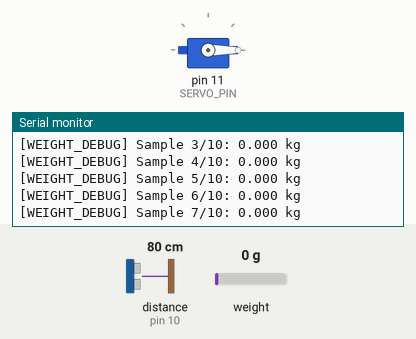
Recording of a sketch running on a simulated Arduino Uno, built with avr-gcc and run on an emulated ATmega328P. On the bench: servo, the last lines printed to the serial monitor. Wiring (inferred from the names in the program): ultrasonic range finder: trigger pin 9; echo pin 10. The test bench sets the inputs (shaded band); at power-on: distance to the obstacle (sensor on pin 10) 80 cm, weight on the scale 0 g. The echo pulse lasts 58.3 µs per cm.

Above: at 3.8 s.
3.9 s: distance to the obstacle (sensor on pin 10) set to 12 cm
At 4.59 s:
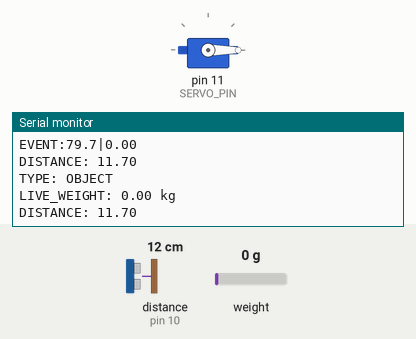
5.7 s: distance to the obstacle (sensor on pin 10) set to 9 cm
At 8.23 s:
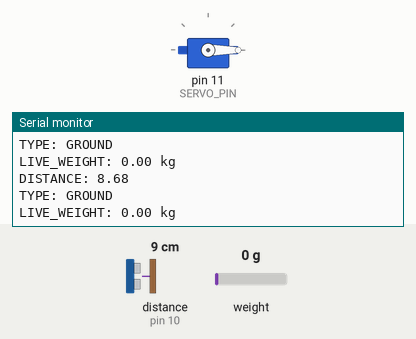
10.6 s: weight on the scale set to 89 g
At 10.66 s:
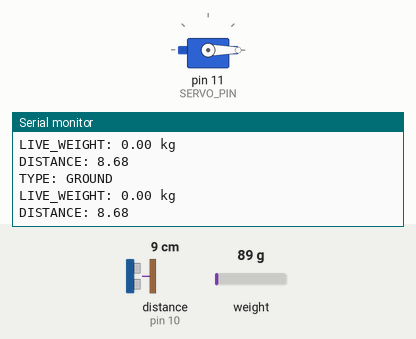
13.6 s: weight on the scale set to 106 g
At 13.7 s:
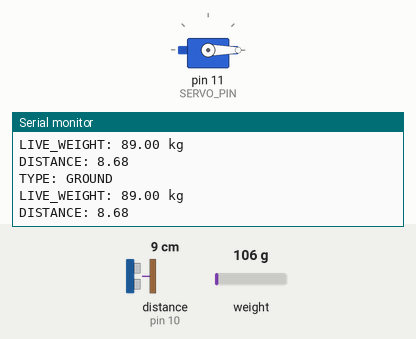
Timing chart, 0 to 16.1 s (numbered marks = the images above; inputs shaded):
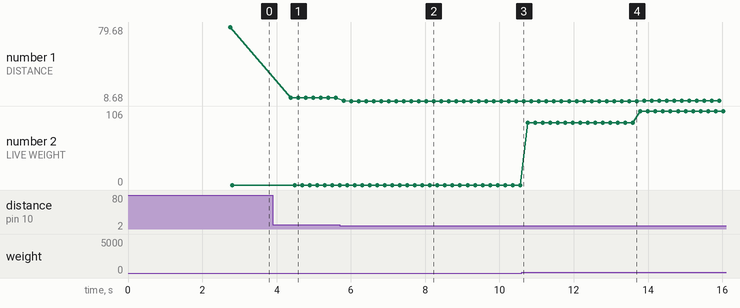

Measured:
- the behaviour switches between 11 and 10 cm on distance to the obstacle (sensor on pin 10) (found by bisection; images 1 and 2)
- after the input at 3.9 s, the serial monitor: prints a new line after 0.48 s (image 1)
- after the input at 5.7 s, the serial monitor: prints a new line after 0.10 s (image 2)
- plotted number 1: 79.68 → 11.7 after the input at 3.9 s, 11.7 → 8.68 after the input at 5.7 s, 8.68 → 8.7 after the input at 13.6 s
- plotted number 2: 0 → 89 after the input at 10.6 s, 89 → 106 after the input at 13.6 s

The sketch:

sonar.ino
```cpp
/**
 * Sonar Sensor Handler - HC-SR04
 * Detects vehicles and humans for intelligent gate control
 *
 * Pin Configuration:
 * - TRIGGER: Pin 3 (sends pulse)
 * - ECHO: Pin 4 (receives reflection)
 *
 * Detection Ranges:
 * - Humans: 10-100 cm (closer proximity)
 * - Vehicles: 100-300 cm (normal approach)
 * - Clear: > 300 cm
 */

#ifndef SONAR_H
#define SONAR_H

// ==================== Sonar Pin Configuration ====================
const int SONAR_TRIGGER_PIN = 3;
const int SONAR_ECHO_PIN = 4;

// ==================== Detection Parameters ====================
// Distance thresholds in centimeters
const float HUMAN_MIN_DISTANCE = 10.0;      // Minimum detection distance
const float HUMAN_MAX_DISTANCE = 100.0;     // Human range (close proximity)
const float VEHICLE_MIN_DISTANCE = 80.0;    // Vehicle range start
const float VEHICLE_MAX_DISTANCE = 300.0;   // Vehicle range end
const float CLEAR_DISTANCE = 350.0;         // No detection beyond this

// Detection state
volatile boolean humanDetected = false;
volatile boolean vehicleDetected = false;
unsigned long lastSonarTriggerTime = 0;
const unsigned long SONAR_DEBOUNCE_TIME = 500; // Debounce interval

// ==================== Sonar Distance Reading ====================
/**
 * Read distance from HC-SR04 sonar sensor
 * @return distance in centimeters (0 if error)
 */
float readSonarDistance() {
  // Send 10 microsecond pulse to trigger pin
  digitalWrite(SONAR_TRIGGER_PIN, LOW);
  delayMicroseconds(2);
  digitalWrite(SONAR_TRIGGER_PIN, HIGH);
  delayMicroseconds(10);
  digitalWrite(SONAR_TRIGGER_PIN, LOW);

  // Measure pulse duration on echo pin (max 30ms timeout)
  long pulseDuration = pulseIn(SONAR_ECHO_PIN, HIGH, 30000);

  // Convert to distance
  // Speed of sound: 343 m/s at sea level
  // Distance = (time * speed) / 2
  // In cm: distance = (microseconds * 0.0343) / 2
  if (pulseDuration == 0) {
    return 0.0; // Timeout - no object detected
  }

  float distance = (pulseDuration * 0.0343) / 2.0;

  // Limit to realistic range (max ~4 meters)
  if (distance > 400) {
    return 0.0;
  }

  return distance;
}

// ==================== Detection Classification ====================
/**
 * Classify detected object based on distance
 * Humans are typically detected at closer range (10-100cm)
 * Vehicles approach from further away (80-300cm)
 */
String classifyDetection(float distance) {
  if (distance < HUMAN_MIN_DISTANCE) {
    return "ERROR"; // Too close - invalid reading
  }

  if (distance >= HUMAN_MIN_DISTANCE && distance <= HUMAN_MAX_DISTANCE) {
    return "HUMAN";
  }

  if (distance >= VEHICLE_MIN_DISTANCE && distance <= VEHICLE_MAX_DISTANCE) {
    return "VEHICLE";
  }

  if (distance > CLEAR_DISTANCE) {
    return "CLEAR";
  }

  // Overlap zone - decide based on movement pattern
  // For now, assume vehicle if in middle range
  if (distance > HUMAN_MAX_DISTANCE && distance < VEHICLE_MIN_DISTANCE) {
    return "VEHICLE"; // Could be slow vehicle or person with extended arm
  }

  return "UNKNOWN";
}

// ==================== Sonar Monitoring ====================
/**
 * Continuous sonar monitoring
 * Call this in main loop to check for objects
 */
void monitorSonar() {
  unsigned long currentTime = millis();

  // Debounce checks
  if (currentTime - lastSonarTriggerTime < SONAR_DEBOUNCE_TIME) {
    return;
  }

  // Read distance
  float distance = readSonarDistance();

  if (distance == 0.0) {
    // No detection - reset flags
    humanDetected = false;
    vehicleDetected = false;
    return;
  }

  // Classify and report
  String classification = classifyDetection(distance);

  if (classification == "HUMAN") {
    if (!humanDetected) {
      humanDetected = true;
      vehicleDetected = false;
      lastSonarTriggerTime = currentTime;
      sendHumanDetection(distance);
    }
  }
  else if (classification == "VEHICLE") {
    if (!vehicleDetected) {
      vehicleDetected = true;
      humanDetected = false;
      lastSonarTriggerTime = currentTime;
      sendVehicleDetection(distance);
    }
  }
  else if (classification == "CLEAR") {
    humanDetected = false;
    vehicleDetected = false;
  }
}

// ==================== Detection Reporting ====================
/**
 * Report human detection to backend
 * Format: HUMAN|distance|confidence|timestamp
 */
void sendHumanDetection(float distance) {
  // Calculate confidence based on distance
  // Humans closer to sensor = higher confidence
  float confidence = ((HUMAN_MAX_DISTANCE - distance) / HUMAN_MAX_DISTANCE) * 100.0;
  confidence = max(0, min(100, confidence)); // Clamp 0-100

  String message = "HUMAN|" + String(distance, 2) + "|" + String(confidence, 1) + "|" + millis();
  Serial.println(message);

  Serial.print("DEBUG: Human detected at ");
  Serial.print(distance);
  Serial.println(" cm");
}

/**
 * Report vehicle detection to backend
 * Format: SONAR_VEHICLE|distance|confidence|timestamp
 */
void sendVehicleDetection(float distance) {
  // Calculate confidence based on distance from expected vehicle range
  float midRange = (VEHICLE_MIN_DISTANCE + VEHICLE_MAX_DISTANCE) / 2.0;
  float confidence = 100.0 - (abs(distance - midRange) / midRange * 100.0);
  confidence = max(0, min(100, confidence)); // Clamp 0-100

  String message = "SONAR_VEHICLE|" + String(distance, 2) + "|" + String(confidence, 1) + "|" + millis();
  Serial.println(message);

  Serial.print("DEBUG: Vehicle detected at ");
  Serial.print(distance);
  Serial.println(" cm");
}

/**
 * Get current sonar state
 * @return distance or 0 if nothing detected
 */
float getCurrentDistance() {
  return readSonarDistance();
}

/**
 * Get detection status
 */
String getSonarStatus() {
  float distance = readSonarDistance();

  if (humanDetected) {
    return "HUMAN_DETECTED:" + String(distance, 2);
  }
  if (vehicleDetected) {
    return "VEHICLE_DETECTED:" + String(distance, 2);
  }

  return "CLEAR:" + String(distance, 2);
}

#endif // SONAR_H
```

loadgate.ino
```cpp
#include <Servo.h>
#include "HX711.h"

// ================= PIN DEFINITIONS =================
const int TRIG = 9;
const int ECHO = 10;
const int SERVO_PIN = 11;
const int LOAD_CELL_DT = 13;
const int LOAD_CELL_SCK = 12;

// ================= SERVO =================
Servo servoGate;
const int SERVO_CLOSED = 0;    // Gate closed position
const int SERVO_OPEN = 90;     // Gate open position

// ================= LOAD CELL =================
HX711 scale;
const float CALIBRATION_FACTOR = 4.58;  // Calibrated value from HX711 calibration code

// state tracking
bool objectPresent = false;
bool detectionProcessing = false;  // Prevent multiple detections
unsigned long lastSeenTime = 0;
unsigned long gateOpenedTime = 0;  // Track when gate was opened
float lastReadWeight = 0;
float lastSonarDistance = -1;  // Track last sonar distance for deduplication
const float DISTANCE_CHANGE_THRESHOLD = 10.0;  // cm - minimum change to trigger new detection

// tuning
const unsigned long RESET_TIME = 1500;     // object considered gone after 1.5s
const unsigned long GATE_AUTO_CLOSE = 40000;  // Auto-close gate after 40 seconds
const int SAMPLE_DELAY = 100;  // Reduced from 200ms for faster response

void setup() {
  Serial.begin(9600);

  // Sonar setup
  pinMode(TRIG, OUTPUT);
  pinMode(ECHO, INPUT);

  // Servo setup
  servoGate.attach(SERVO_PIN);
  servoGate.write(SERVO_CLOSED);  // Start with gate closed
  delay(500);

  // Load cell setup
  scale.begin(LOAD_CELL_DT, LOAD_CELL_SCK);
  delay(500);  // Wait for HX711 to stabilize
  scale.set_scale(CALIBRATION_FACTOR);
  scale.tare();  // Reset scale to zero
  delay(500);  // Wait after tare

  Serial.println("=== LOADGATE SYSTEM INITIALIZED ===");
  Serial.println("✓ Sonar on pins TRIG=9, ECHO=10");
  Serial.println("✓ Servo on pin 11");
  Serial.println("✓ Load Cell on pins DT=13, SCK=12");
  Serial.println("✓ Calibration Factor: " + String(CALIBRATION_FACTOR, 2));
  Serial.println("✓ Gate auto-close after: " + String(GATE_AUTO_CLOSE / 1000) + " seconds");
  Serial.println("=====================================");
}

// ================= LOOP =================
void loop() {

  float distance = readSonar();
  String type = classify(distance);

  // always show live data
  Serial.print("DISTANCE: ");
  Serial.println(distance);

  Serial.print("TYPE: ");
  Serial.println(type);

  // Log live weight continuously for debugging
  float liveWeight = readWeightNonBlocking();
  Serial.print("LIVE_WEIGHT: ");
  Serial.print(liveWeight, 2);
  Serial.println(" kg");

  unsigned long now = millis();

  // Check for backend commands (allow/block decision)
  checkSerialCommands();

  // Auto-close gate after 40 seconds
  if (gateOpenedTime > 0 && (now - gateOpenedTime > GATE_AUTO_CLOSE)) {
    Serial.println(">>> AUTO-CLOSE: 40 seconds elapsed, closing gate");
    moveServo(SERVO_CLOSED);
    gateOpenedTime = 0;
    detectionProcessing = false;
    objectPresent = false;
  }

  // Only detect new objects if not already processing one
  if (!detectionProcessing && type != "CLEAR" && type != "UNKNOWN") {

    // NEW ENTRY (object not present before OR timeout passed)
    if (!objectPresent || (now - lastSeenTime > RESET_TIME)) {

      // Check if distance changed significantly from last detection (deduplication)
      bool distanceChanged = (lastSonarDistance < 0) || (abs(distance - lastSonarDistance) > DISTANCE_CHANGE_THRESHOLD);

      if (distanceChanged) {
        objectPresent = true;
        detectionProcessing = true;  // Lock out new detections
        lastSeenTime = now;
        lastSonarDistance = distance;  // Update tracked distance

        // Read weight at detection time (multiple samples for accuracy)
        float detectionWeight = readWeight();
        lastReadWeight = detectionWeight;

        Serial.print("NEW OBJECT DETECTED: ");
        Serial.println(type);
        Serial.print("DISTANCE: ");
        Serial.print(distance, 1);
        Serial.println(" cm");
        Serial.print("WEIGHT_AT_DETECTION: ");
        Serial.print(detectionWeight, 2);
        Serial.println(" kg");

        // Send detection with distance to backend
        String eventString = String(distance, 1) + "|" + String(detectionWeight, 2);
        Serial.print("[DEBUG] Formatted EVENT string: EVENT:");
        Serial.println(eventString);
        Serial.println("EVENT:" + eventString);
      } else {
        Serial.print("[DEDUPE] Distance unchanged (last: ");
        Serial.print(lastSonarDistance, 1);
        Serial.print(" current: ");
        Serial.print(distance, 1);
        Serial.println(" cm) - skipping frame pass");
      }
    }
    else {
      // update time so object stays "alive"
      lastSeenTime = now;
    }
  }

  // ---------------- RESET CONDITION ----------------
  if (type == "CLEAR") {

    if (objectPresent && (now - lastSeenTime > RESET_TIME)) {
      objectPresent = false;
      lastSonarDistance = -1;  // Reset distance tracking
      Serial.println("OBJECT LEFT");

      // Only close gate if it wasn't auto-opened by backend
      // (Let backend control gate closure, or auto-close after 40 seconds)
      if (gateOpenedTime == 0) {
        // Gate was not opened by ALLOW command, close it
        moveServo(SERVO_CLOSED);
      }
      // If gate was opened (gateOpenedTime > 0), let auto-close timer handle it
    }
  }

  delay(SAMPLE_DELAY);
}

// ================= SONAR =================
float readSonar() {

  digitalWrite(TRIG, LOW);
  delayMicroseconds(2);

  digitalWrite(TRIG, HIGH);
  delayMicroseconds(10);
  digitalWrite(TRIG, LOW);

  long duration = pulseIn(ECHO, HIGH, 30000);

  if (duration == 0) return -1;

  float distance = (duration * 0.0343) / 2;

  if (distance > 400) return -1;

  return distance;
}

// ================= CLASSIFICATION =================
String classify(float d) {

  if (d <= 0) return "CLEAR";

  // NEW THRESHOLDS:
  // > 800 cm: No object (clear)
  // < 200 cm: Object detected (pass to Gemini)
  if (d > 800) return "CLEAR";  // More than 8 meters = no object

  if (d >= 200 && d <= 800) return "OBJECT";  // 2-8 meters = object detected

  if (d > 0 && d < 10) return "GROUND";  // Very close - sonar facing ground

  if (d >= 10 && d < 200) return "OBJECT";  // Less than 2 meters = object

  return "UNKNOWN";
}

// ================= LOAD CELL =================
float readWeight() {
  if (!scale.is_ready()) {
    Serial.println("[ERROR] Load cell not ready!");
    return 0;
  }

  // Take average of 10 readings for high accuracy when detecting
  float totalWeight = 0;
  const int SAMPLES = 10;

  Serial.println("[WEIGHT_DEBUG] Starting 10-sample average...");

  for (int i = 0; i < SAMPLES; i++) {
    float reading = scale.get_units();
    totalWeight += reading;
    Serial.print("[WEIGHT_DEBUG] Sample ");
    Serial.print(i + 1);
    Serial.print("/10: ");
    Serial.print(reading, 3);
    Serial.println(" kg");
    delay(30);
  }

  float avgWeight = totalWeight / SAMPLES;

  Serial.print("[WEIGHT_DEBUG] Total: ");
  Serial.print(totalWeight, 3);
  Serial.print(" / Samples: ");
  Serial.print(SAMPLES);
  Serial.print(" = Average: ");
  Serial.print(avgWeight, 3);
  Serial.println(" kg");

  // Ensure weight is non-negative
  if (avgWeight < 0) avgWeight = 0;

  return avgWeight;
}

// Non-blocking weight read for continuous logging
float readWeightNonBlocking() {
  if (!scale.is_ready()) {
    return 0;
  }

  // Single fast reading for logging
  float weight = scale.get_units();

  if (weight < 0) weight = 0;

  return weight;
}

// ================= SERVO CONTROL =================
void moveServo(int angle) {
  if (angle < 0) angle = 0;
  if (angle > 180) angle = 180;

  servoGate.write(angle);
  delay(400);  // Reduced from 600ms to 400ms (servo movement is faster)

  Serial.print("SERVO_MOVED: ");
  Serial.println(angle);
}

// ================= SERIAL COMMAND HANDLER =================
void checkSerialCommands() {
  while (Serial.available() > 0) {
    String command = Serial.readStringUntil('\n');
    command.trim();

    Serial.print("[DEBUG] Received serial: ");
    Serial.println(command);

    if (command.length() == 0) return;

    // Command format: CMD:ACTION or CMD:ACTION:VALUE
    if (command.startsWith("CMD:")) {
      String action = command.substring(4);

      Serial.print("[DEBUG] Parsed action: ");
      Serial.println(action);

      if (action.equals("ALLOW")) {
        // Backend says to allow - open gate
        Serial.println(">>> BACKEND_ALLOW: Opening gate to 90 degrees");
        moveServo(SERVO_OPEN);
        gateOpenedTime = millis();  // Start 40-second timer
        detectionProcessing = false;  // Allow new detections after this
        Serial.println(">>> Servo move completed");
      }
      else if (action.equals("BLOCK")) {
        // Backend says to block - close gate
        Serial.println(">>> BACKEND_BLOCK: Keeping gate closed to 0 degrees");
        moveServo(SERVO_CLOSED);
        gateOpenedTime = 0;
        detectionProcessing = false;  // Allow new detections after this
        Serial.println(">>> Servo move completed");
      }
      else if (action.startsWith("SET_LIMIT:")) {
        // Update weight limit
        float newLimit = action.substring(10).toFloat();
        Serial.print("Weight limit updated to: ");
        Serial.println(newLimit);
      }
      else {
        Serial.print("Unknown command: ");
        Serial.println(action);
      }
    }
  }
}
```
